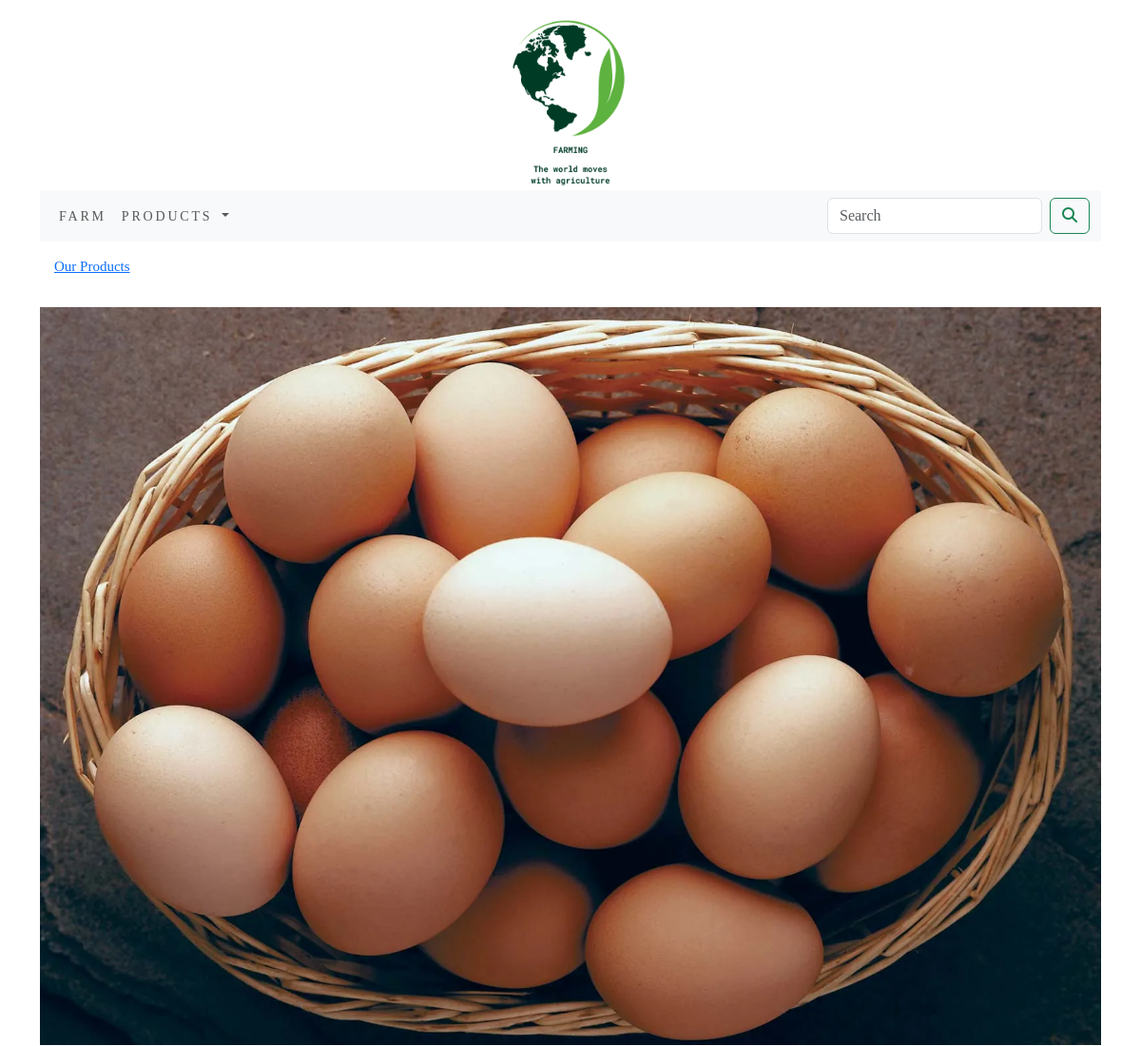
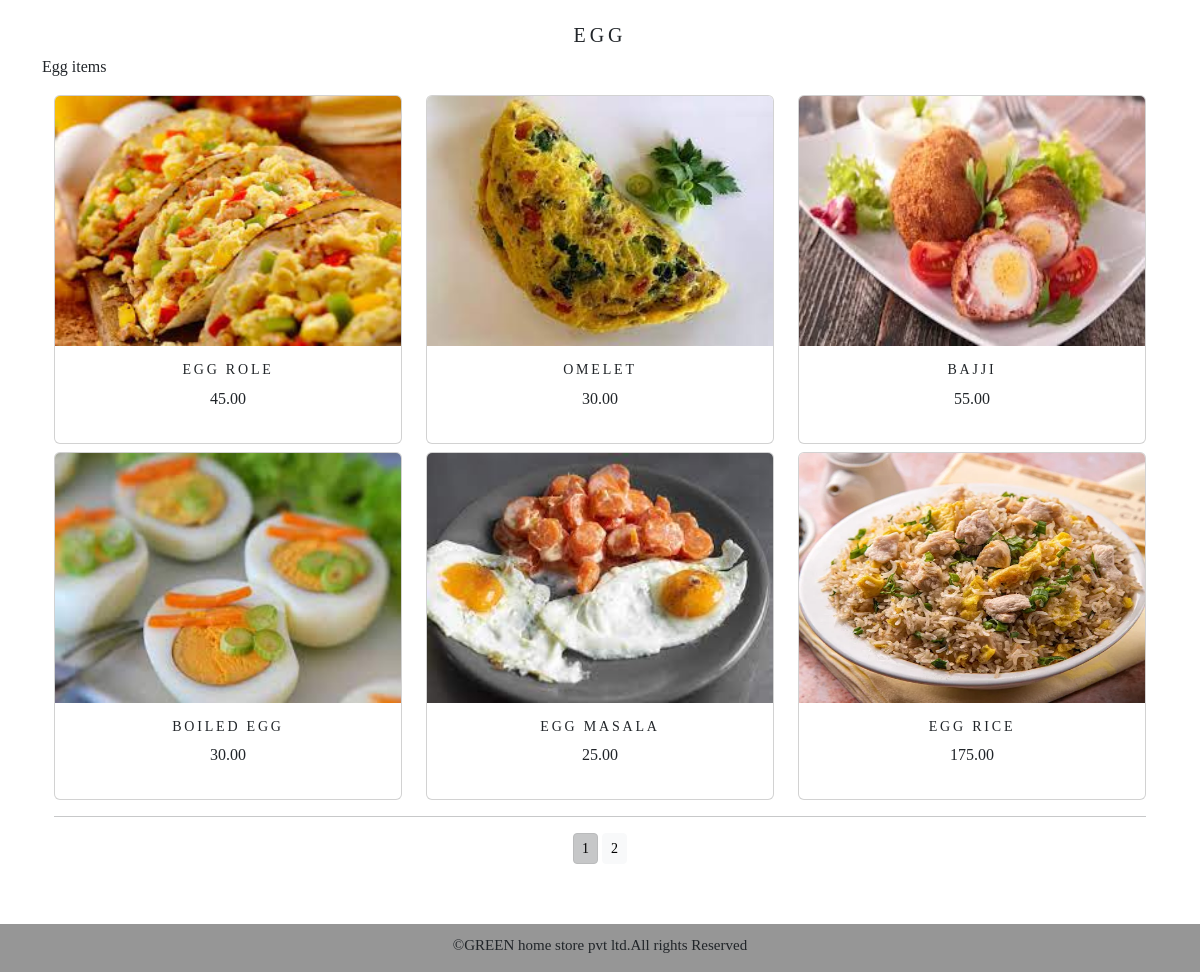
The app's page /farm/egg/ with its own data (2 pictures, top to bottom).
### farm/models.py (models this page shows, shortened)
class Category(models.Model):
    name=models.CharField(max_length=250,unique=True)
    slug=models.SlugField(max_length=250,unique=True)
    desc=models.TextField(blank=True)
    image=models.ImageField(upload_to='cat_image',blank=True)
    class Meta:
        ordering=('name',)
        verbose_name='category'
        verbose_name_plural='categories'
    def get_url(self):
        return reverse('farm:products_by_category',args=[self.slug])

class Product(models.Model):
    name=models.CharField(max_length=250,unique=True)
    slug=models.SlugField(max_length=250,unique=True)
    desc=models.TextField(blank=True)
    price=models.DecimalField(max_digits=10,decimal_places=2)
    category=models.ForeignKey(Category,on_delete=models.CASCADE)
    image=models.ImageField(upload_to='pro_image',blank=True)
    stock=models.IntegerField()
    available=models.BooleanField(default=True)
    created=models.DateTimeField(auto_now_add=True)
    updated=models.DateTimeField(auto_now=True)
    def get_url(self):
        return reverse('farm:ProductDetail',args=[self.category.slug,self.slug])
    class Meta:
        ordering=('name',)
        verbose_name='product'
        verbose_name_plural='products'

### farm/views.py (the view)
# urls.py: path('',views.allproducts,name='allproducts'),
def allproducts(request,c_slug=None):
   c_page=None
   product_list=None
   if c_slug!=None:
       c_page=get_object_or_404(Category,slug=c_slug)
       product_list=Product.objects.all().filter(category=c_page,available=True)
   else:
       product_list=Product.objects.all().filter(available=True)
   paginator=Paginator(product_list,6)
   try:
       page=int(request.GET.get('page','1'))
   except:
       page=1
   try:
       products=paginator.page(page)
   except(InvalidPage,EmptyPage):
       products=paginator.page(paginator.num_pages)
   return render(request,'category.html',{'category':c_page,'products':products})

### cart/context_processors.py (called while the page is built)
def counter(request):
    item_count=0
    if 'admin' in request.path:
        return {}
    else:
        try:
            cart=Cart.objects.filter(cart_id=Cart_id(request))
            cart_items=CartItem.objects.all().filter(cart=cart[:1])
            for cart_item in cart_items:
                item_count +=cart_item.quantity
        except Cart.DoesNotExist:
            item_count=0
    return dict(item_count=item_count)

### cart/views.py (called while the page is built)
def Cart_id(request):
    cart=request.session.session_key
    if not cart:
        cart=request.session.create()
    return cart

### farm/context_processors.py (called while the page is built)
def menu_link(request):
    link=Category.objects.all()
    return dict(link=link)

### template/category.html (shortened to what this page needs)
{% extends 'base.html' %}
{% load static %}
{% block content %}
{%  if category %}
<div>
  <div class="row my_row_class">
      <div class="mx_auto">
    <p> <a href="{% url 'farm:allproducts' %}">Our Products</a></p>
      </div>
  </div>
</div>
{% endif %}
<div class="mx_auto">
  {% if category %}
  <img  class="text-center my_image" src="{{category.image.url}}" alt="{category.name}" width="650px;" height="500px;">
</div>
<br>
<div>
  <h1 class="text-center my_title">{{category.name}}</h1>
  <p class="text-justify">{{category.desc}}</p>
</div>
{% endif %}
<div class="container">
    <div class="row gy-2">
        {% for p in products.object_list  %}
        <div class="my_bottom_margin col-9 col-sm-12 col-md-4  col-lg-4 ">
            <div class="card text-center h-100" style="min-width:18rem;">
               <a href="{{p.get_url}}"><img class="card-img-top my_image_prd" src="{{p.image.url}}" alt="{{p.name}}"></a>
            <div class="card-body">
            <h4>{{p.name}}</h4>
            <p>{{p.price}}</p>
            </div>
            </div>
        </div>
        {% endfor %}
    </div>
    <div class="mx_auto">
        {% if products.paginator.num_pages > 1 %}
        <hr>
        <div class="text-center">
            {% for pg in products.paginator.page_range %}
            <a href="?page={{pg}}" class="btn btn-light btn-sm {%if products.number == pg %} active {% endif %}">{{pg}}</a>
            {% endfor %}
        </div>
        {% endif %}
    </div>
</div>
{%  endblock %}

### static/css/custom.css (style rules this page uses)
html { height:100%; box-sizing:border-box; }
body { font-family: 'Geologica', sans-ser; position:relative; margin:0; min-height:100%; padding-bottom:6.74rem; box-sizing:inherit; }
.my_row_class { padding:15px; }
.my_row_class .mx_auto { color:rgb(120, 120, 120); font-size:15px; }
.my_image { width:100%; height:auto; }
.my_image_prd { width:100%; height:250px; }
.my_title { font-size:20px; text-transform:uppercase; letter-spacing:.2em; }
.my_bottom_margin { margin bottom:10px; }
.card-body h4 { font-size:14px; text-transform:uppercase; letter-spacing:.2em; }

### records on screen
Category: image (picture), name "EGG", desc "Egg items"
Product: image (picture), name "EGG ROLE", price "45.00"
Product: image (picture), name "OMELET", price "30.00"
Product: image (picture), name "BAJJI", price "55.00"
Product: image (picture), name "BOILED EGG", price "30.00"
Product: image (picture), name "EGG MASALA", price "25.00"
Product: image (picture), name "EGG RICE", price "175.00"

### other values on screen
{{ pg }} "1" "2"
